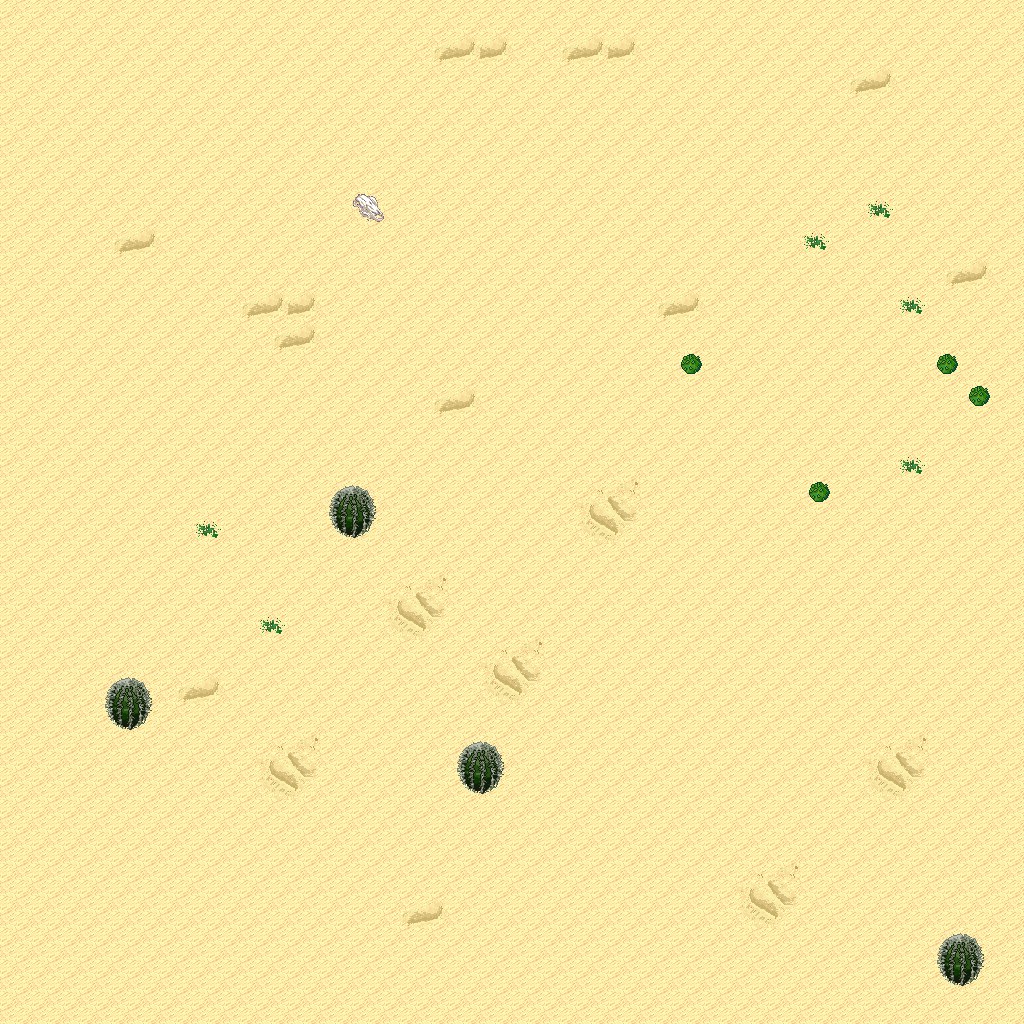

Below is a game level as drawn by its tile map, then a one-line description and the .tmx that defines it (tile-layer data replaced by summaries):
An orthogonal 32x32 tile map with 32x32 px tiles, 5 tile layers (Ground, Objects, Objects2, Above, ...), 1 hidden layer not drawn, 6 tilesets.

<map version="1.10" tiledversion="1.11.0" orientation="orthogonal" renderorder="right-down" width="32" height="32" tilewidth="32" tileheight="32" infinite="0" nextlayerid="11" nextobjectid="1">
 <tileset firstgid="1" name="logic_collision" tilewidth="32" tileheight="32" tilecount="1" columns="1">
  <image source="../drawable/logic_collision.png" width="32" height="32" />
 </tileset>
 <tileset firstgid="2" name="terrain_desert" tilewidth="32" tileheight="32" tilecount="88" columns="8">
  <image source="../drawable/terrain_desert.png" width="256" height="352" />
 </tileset>
 <tileset firstgid="90" name="ground_sand_2" tilewidth="32" tileheight="32" tilecount="15" columns="5">
  <image source="../drawable/ground_sand_2.png" width="160" height="96" />
 </tileset>
 <tileset firstgid="105" name="plant_cactus_2" tilewidth="32" tileheight="32" tilecount="10" columns="5">
  <image source="../drawable/plant_cactus_2.png" width="160" height="64" />
 </tileset>
 <tileset firstgid="115" name="plant_round_cactuses" tilewidth="32" tileheight="32" tilecount="20" columns="10">
  <image source="../drawable/plant_round_cactuses.png" width="320" height="64" />
 </tileset>
 <tileset firstgid="135" name="plant_cactus" tilewidth="32" tileheight="32" tilecount="2" columns="1">
  <image source="../drawable/plant_cactus.png" width="32" height="64" />
 </tileset>
 <layer id="1" name="Ground" width="32" height="32">
  <data>[1024 cells, 1024 non-empty, 9 distinct tile ids]</data>
 </layer>
 <layer id="2" name="Objects" width="32" height="32">
  <data>[1024 cells, 12 non-empty, 3 distinct tile ids]</data>
 </layer>
 <layer id="3" name="Objects2" width="32" height="32">
  <data>[1024 cells, 0 non-empty, 0 distinct tile ids]</data>
 </layer>
 <layer id="4" name="Above" width="32" height="32">
  <data>[1024 cells, 8 non-empty, 2 distinct tile ids]</data>
 </layer>
 <layer id="5" name="Above2" width="32" height="32">
  <data>[1024 cells, 0 non-empty, 0 distinct tile ids]</data>
 </layer>
 <layer id="6" name="Walkable" width="32" height="32" visible="0">
  <data>[1024 cells, 13 non-empty, 1 distinct tile ids]</data>
 </layer>
 <objectgroup id="7" name="Mapevents" />
 <objectgroup id="8" name="Spawn" />
 <objectgroup id="9" name="Keys" />
 <objectgroup id="10" name="Replace" />
</map>
